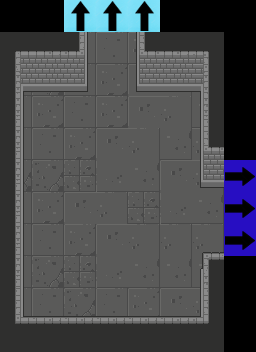

Tiled map render using the project's own tile images. Description and the whole map definition, tile-layer contents included, below:
An orthogonal 8x11 tile map with 32x32 px tiles, 3 tile layers (Floor, Flags, Walls), 2 tilesets.

<map version="1.2" tiledversion="1.2.3" orientation="orthogonal" renderorder="right-down" width="8" height="11" tilewidth="32" tileheight="32" infinite="0" nextlayerid="29" nextobjectid="1">
 <tileset firstgid="1" source="Dungeon_Tileset_2.tsx" />
 <tileset firstgid="321" source="flags.tsx" />
 <layer id="26" name="Floor" width="8" height="11">
  <data encoding="csv">
0,0,0,0,0,0,0,0,
89,89,89,89,90,91,92,0,
89,105,89,90,91,92,92,0,
89,90,89,90,91,92,108,0,
89,89,90,91,92,108,92,0,
105,105,106,107,108,91,92,0,
89,90,91,92,106,107,108,0,
89,89,90,91,92,92,92,0,
89,105,106,107,108,108,108,0,
89,89,105,89,90,91,92,0,
105,105,105,105,106,107,108,0
</data>
 </layer>
 <layer id="27" name="Flags" width="8" height="11">
  <data encoding="csv">
0,0,327,327,327,0,0,0,
264,264,264,264,264,264,264,0,
264,0,0,0,264,264,264,0,
264,0,0,264,264,264,264,0,
264,0,0,0,264,264,264,0,
264,0,0,264,264,264,0,324,
264,0,264,264,264,264,0,324,
264,0,264,0,264,264,99,324,
264,264,264,0,264,264,115,0,
264,264,264,264,0,264,38,264,
264,264,264,264,264,264,54,264
</data>
 </layer>
 <layer id="28" name="Walls" width="8" height="11">
  <data encoding="csv">
0,0,0,0,0,0,0,0,
4,34,66,0,67,34,6,0,
20,50,82,0,83,50,22,0,
19,0,0,0,0,0,17,0,
19,0,0,0,0,0,67,0,
19,0,0,0,0,0,83,0,
19,0,0,0,0,0,39,0,
19,0,0,0,0,0,39,0,
19,0,0,0,0,0,39,0,
36,37,37,37,37,37,39,0,
52,53,53,53,53,53,54,0
</data>
 </layer>
</map>
